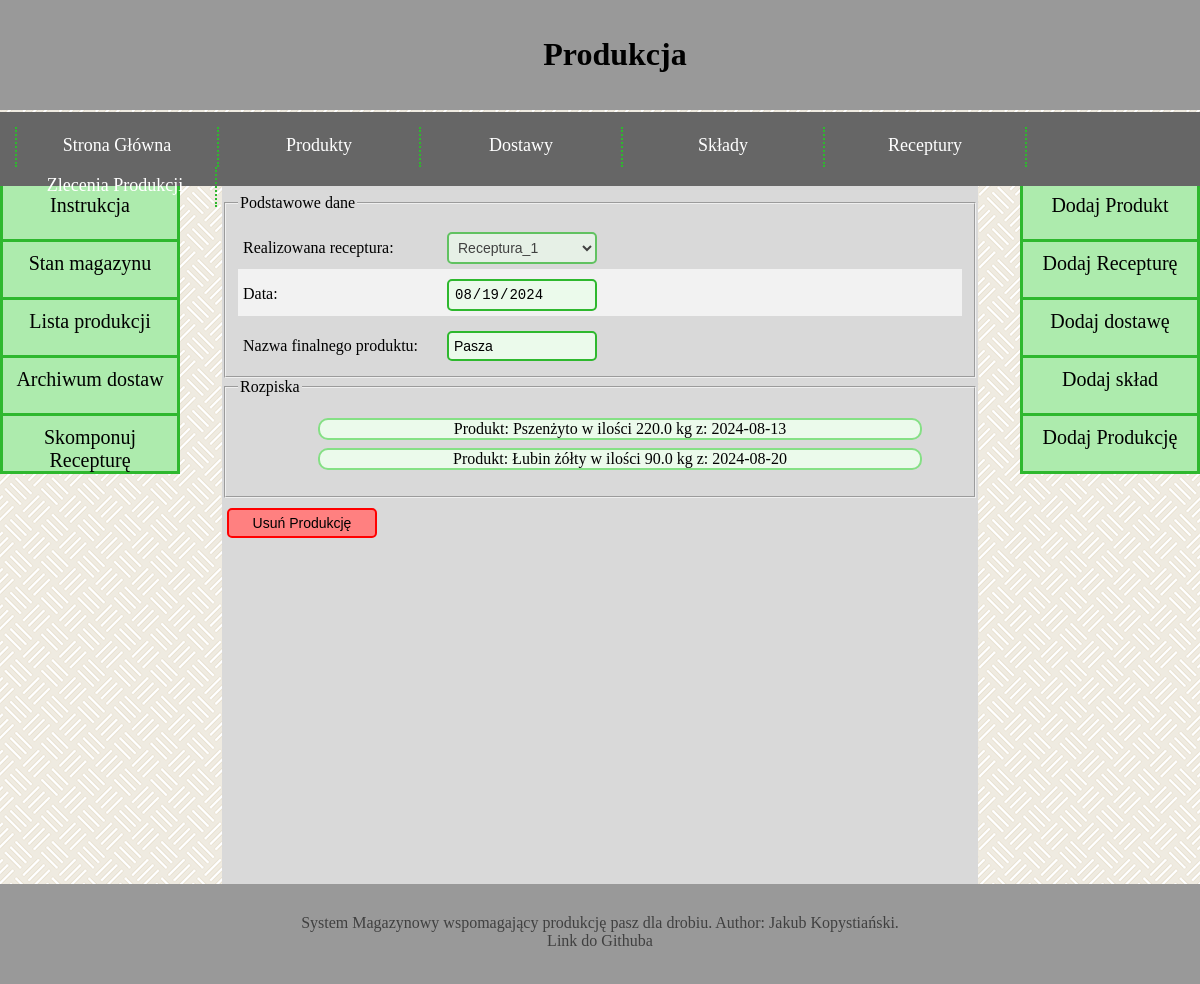
The page /warehouse/production/42/ on the database its author committed.
### warehouse/models.py (models this page shows, shortened)
class Production(models.Model):
    recipe = models.ForeignKey(Recipe, models.SET_NULL, null= True)
    date = models.DateTimeField(default=timezone.now)
    name_of_final_product = models.CharField(max_length=255)

class Recipe(models.Model):
    composition = models.ForeignKey(Composition, models.SET_NULL, null= True, blank = True)
    number_of_positions = models.IntegerField()
    name = models.CharField(max_length= 255)
    type = models.CharField(max_length= 255)

class ProductionElement(models.Model):
    production_ref = models.ForeignKey(Production, models.CASCADE)
    delivery_ref = models.ForeignKey(Delivery, models.CASCADE)
    quantity = models.FloatField()

class Delivery(models.Model):
    product = models.ForeignKey(Product, models.CASCADE)
    price = models.DecimalField(max_digits=19, decimal_places=4)
    date = models.DateField(default=timezone.now)
    initial_quantity = models.FloatField()
    used_quantity = models.FloatField()
    waste = models.FloatField()
    is_finished = models.BooleanField()

class Product(models.Model):
    product_name = models.CharField(max_length=1024)
    wilgotnosc = models.DecimalField(max_digits=3, decimal_places=1, default=12, validators=PERCENTAGE_VALIDATOR)
    energia_metaboliczna = models.FloatField()
    bialko_ogolne = models.DecimalField(max_digits=3, decimal_places=1, default=12, validators=PERCENTAGE_VALIDATOR)
    lizyna = models.FloatField()
    metionina = models.FloatField()
    cystyna = models.FloatField()
    treonina = models.FloatField()
    tryptofan = models.FloatField()
    arginina = models.FloatField()
    walina = models.FloatField()
    izoleucyna = models.FloatField()
    wapn = models.FloatField(default=0)
    fosfor_przyswajalny = models.FloatField()
    sod = models.FloatField()
    kwas_linolowy = models.FloatField()
    def __str__(self):
        return self.product_name

### warehouse/views.py (the view, shortened to what this page needs)
# urls.py: path("production/<int:production_id>/", views.production, name="widok zlecenia produkcji"),
def production(request, production_id):
    latest_deliveries_list      = Delivery.objects.all()
    latest_products_list        = Product.objects.all()
    latest_compositions_list    = Composition.objects.all()
    latest_productions_list     = Production.objects.all()
    latest_recipes_list         = Recipe.objects.all()
    if Production.objects.filter(pk=production_id).exists():
        production = Production.objects.get(pk = production_id)
        production_elements = ProductionElement.objects.filter(production_ref = production.pk)
    else:
        production = False
        production_elements = False
    context = {
        "latest_deliveries_list": latest_deliveries_list,
        "latest_products_list": latest_products_list,
        "latest_compositions_list": latest_compositions_list,
        "latest_productions_list": latest_productions_list,
        "latest_recipes_list": latest_recipes_list,
        "newly_created" : False,
        "production": production,
        "production_elements" : production_elements,
    }
    return render(request, "warehouse/production.html", context)

### warehouse/templates/warehouse/production.html (shortened to what this page needs)
{% extends "base.html" %}
{% block title %}Produkcja{% endblock %}
{% block content %}
  {% if production %}
    <div>
      <fieldset><legend>Podstawowe dane</legend>
        <div class="control1">
          <label for="recipe">Realizowana receptura:</label>
          <select id="recipe" name="recipe" disabled>
              {% for c in latest_recipes_list %}
              <option value={{c.pk}}  {% if c.pk == production.recipe.pk %} selected {% endif %}>{{c.name}}</option>
              {% endfor %}
          </select>
        </div>
        <div class="control2">
          <label for="date">Data:</label>
          <input type="date" id="date" name="date" value="{{production.date|date:'Y-m-d'}}" readonly>
        </div>
        <div class="control1">
          <label for="name_of_final_product">Nazwa finalnego produktu:</label>
          <input type="text" id="name_of_final_product" name="name_of_final_product" placeholder="Typ paszy" readonly value={{production.name_of_final_product}}>
        </div>
      </fieldset>
    </div>
    <div id="rozpiska"><fieldset><legend>Rozpiska</legend>
      <ul>
        {% for pe in production_elements %}
          <li>
            <a href="/warehouse/delivery/{{ pe.delivery_ref.id }}/">
                Produkt: {{pe.delivery_ref.product}}
                w ilości {{pe.quantity}} kg z: {{pe.delivery_ref.date|date:'Y-m-d'}}
            </a>
          </li>
        {% endfor %}
      </ul>
    </fieldset></div>
    <form method="POST">{% csrf_token %}
      <input type="submit" class="red_button" name="delete" value="Usuń Produkcję">
    </form>
  {% else %}
  <div id="failed">Produkcja nie istnieje</div>
  {% endif %}
{% endblock %}

### warehouse/static/warehouse/style.css (style rules this page uses)
:root { --gray_1: #f2f2f2; --gray_2: #d9d9d9; --gray_3: #bfbfbf; --gray_4: #999999; --gray_5: #666666; --gray_6: #404040; --gray_7: #262626; --green_1: #ebfaeb; --green_2: #adebad; --green_3: #85e085; --green_4: #5cd65c; --green_5: #33cc33; --green_6: #2eb82e; --green_7: #248f24; --green_8: #1f7a1f; --green_9: #145214; --red_1: #ff8080; --red_2: #ff0000; }
body { background-image: url("tlo.png"); color: white; margin: 0; }
input[type=number], input[type=date], input[type=text] { width: 150px; background-color: var(--green_1); color: black; border: 2px solid var(--green_6); border-radius: 5px; font-size: 14px; padding: 5px; box-sizing: border-box; outline: none; margin-top: 10px; }
.control2 { background-color: var(--gray_1); padding: 0px 0px 5px 5px ; }
.control1 > label, .control2 > label { display: inline-block; width: 200px; }
.control1 { padding: 5px 0px 5px 5px ; }
.control1 > select, .control2 > select { width: 150px; background-color: var(--green_1); color: black; border: 2px solid var(--green_6); border-radius: 5px; font-size: 14px; padding: 5px; box-sizing: border-box; margin-top: 10px; }
.red_button { background-color: var(--red_1); border: 2px solid var(--red_2); border-radius: 5px; float: left; margin-left: 5px; margin-bottom: 5px; width: 150px; color: black; font-size: 14px; padding: 5px; box-sizing: border-box; outline: none; margin-top: 10px; }
#rozpiska > fieldset > ul > li > a { color: black; text-decoration: none; }
#rozpiska > fieldset > ul > li { margin-left: auto; margin-right: auto; margin-top: 8px; background-color: var(--green_1); list-style-type: none; width: 600px; border: var(--green_3) solid 2px; border-radius: 10px; min-height: 15px; text-align: center; }

### rows shown on the page
Production: recipe "Receptura_1", date "08/19/2024"
ProductionElement: delivery_ref.product "Pszenżyto", quantity "220.0", delivery_ref "2024-08-13"
ProductionElement: delivery_ref.product "Łubin żółty", quantity "90.0", delivery_ref "2024-08-20"
